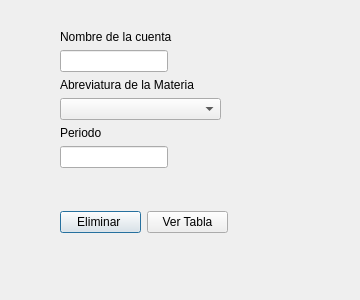
<?xml version="1.0" encoding="UTF-8"?>
<ui version="4.0">
 <class>Dialog</class>
 <widget class="QDialog" name="Dialog">
  <property name="geometry">
   <rect>
    <x>0</x>
    <y>0</y>
    <width>360</width>
    <height>300</height>
   </rect>
  </property>
  <property name="windowTitle">
   <string>Eliminar Materias de una cuenta</string>
  </property>
  <widget class="QWidget" name="layoutWidget">
   <property name="geometry">
    <rect>
     <x>60</x>
     <y>30</y>
     <width>161</width>
     <height>146</height>
    </rect>
   </property>
   <layout class="QFormLayout" name="formLayout_2">
    <item row="0" column="0">
     <widget class="QLabel" name="label_5">
      <property name="text">
       <string>Nombre de la cuenta</string>
      </property>
     </widget>
    </item>
    <item row="1" column="0">
     <widget class="QLineEdit" name="Cuenta"/>
    </item>
    <item row="2" column="0">
     <widget class="QLabel" name="label_6">
      <property name="text">
       <string>Abreviatura de la Materia</string>
      </property>
     </widget>
    </item>
    <item row="4" column="0">
     <widget class="QLabel" name="label_7">
      <property name="text">
       <string>Periodo</string>
      </property>
     </widget>
    </item>
    <item row="5" column="0">
     <widget class="QLineEdit" name="Semestre"/>
    </item>
    <item row="3" column="0" colspan="2">
     <widget class="QComboBox" name="NomMat"/>
    </item>
   </layout>
  </widget>
  <widget class="QWidget" name="">
   <property name="geometry">
    <rect>
     <x>60</x>
     <y>210</y>
     <width>168</width>
     <height>25</height>
    </rect>
   </property>
   <layout class="QHBoxLayout" name="horizontalLayout">
    <item>
     <widget class="QPushButton" name="Eliminar">
      <property name="text">
       <string>Eliminar </string>
      </property>
     </widget>
    </item>
    <item>
     <widget class="QPushButton" name="Ver">
      <property name="text">
       <string>Ver Tabla</string>
      </property>
     </widget>
    </item>
   </layout>
  </widget>
 </widget>
 <resources/>
 <connections/>
</ui>
